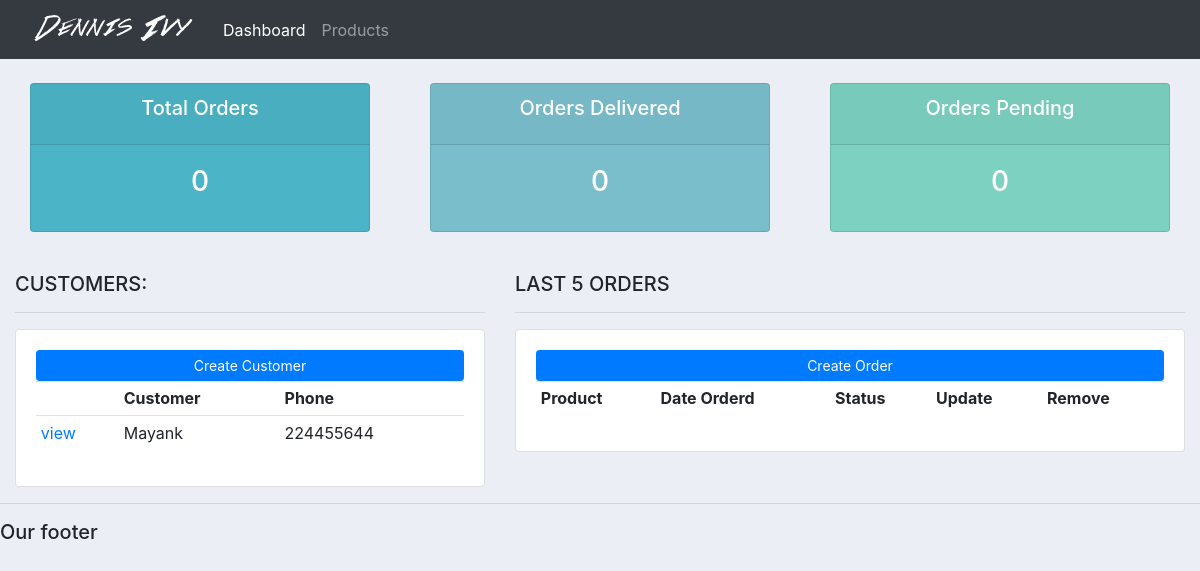
The app's page /, older data.
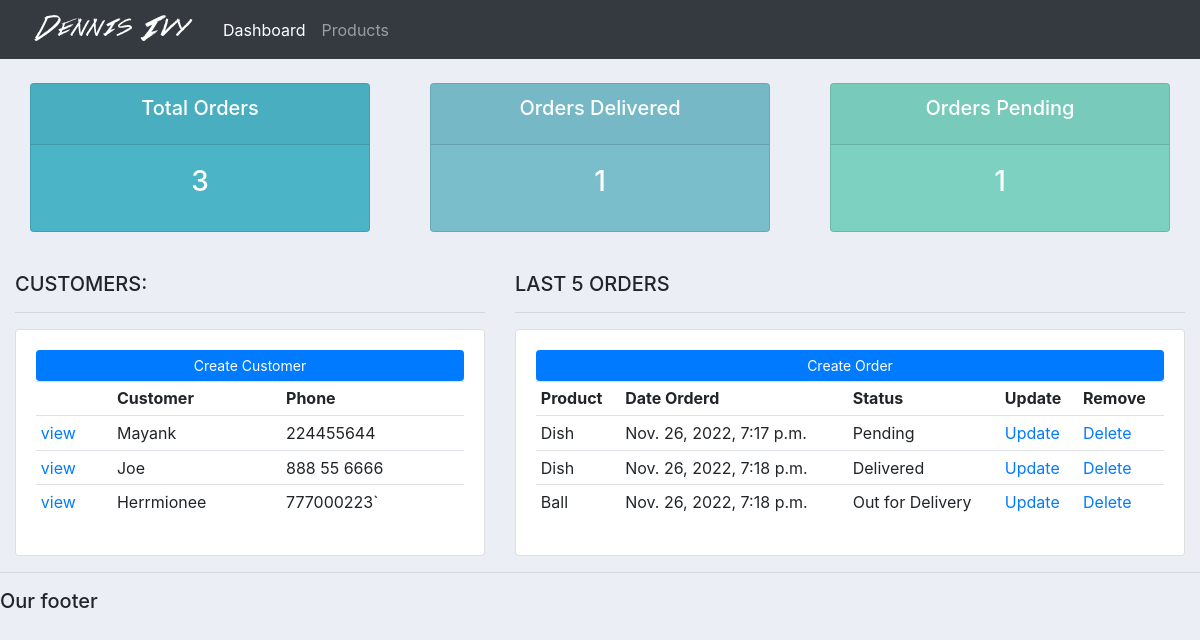
The same page, newer data.
### accounts/models.py (models this page shows, shortened)
class Customer(models.Model):
    name = models.CharField(max_length=200, null=True)
    phone = models.CharField(max_length=200, null=True)
    email = models.CharField(max_length=200, null=True)
    date_created= models.DateTimeField(auto_now_add=True, null=True)

class Order(models.Model):
    STATUS=(
        ('Pending', 'Pending'),
        ('Out for Delivery','Out for Delivery'),
        ('Delivered', 'Delivered'),
    )
    customer= models.ForeignKey(Customer,null = True, on_delete=models.SET_NULL)
    product=models.ForeignKey(Product,null = True, on_delete=models.SET_NULL)
    date_created = models.DateTimeField(auto_now_add=True, null=True)
    status = models.CharField(max_length=200, null=True, choices=STATUS)

class Product(models.Model):
    CATEGORY=(
        ('Indoor','Indoor'),
        ('Out Door', 'Out Door')
    )
    name = models.CharField(max_length=200, null=True)
    price = models.FloatField(null=True)
    category = models.CharField(max_length=200, null=True, choices=CATEGORY)
    description = models.CharField(max_length=200, null=True, blank=True)
    date_created = models.DateTimeField(auto_now_add=True, null=True)
    tags= models.ManyToManyField(tags)
    def __str__(self) -> str:
        return self.name

### accounts/views.py (the view)
# urls.py: path('', views.home, name="home"),
def home(request):
	orders= Order.objects.all()
	customers = Customer.objects.all()
	total_customer= customers.count()
	total_orders= orders.count()
	delivered = orders.filter(status='Delivered').count()
	pending = orders.filter(status='Pending').count()
	return render(request, 'accounts/dashboard.html',{
		"orders" : orders,
		"customers" : customers,
		"total_orders":total_orders,
		"delivered": delivered,
		"pending": pending,
	})

### accounts/templates/accounts/dashboard.html
{%  extends 'accounts/main.html' %}
{% block content %}
    {%  include 'main_template/status.html' %}
    <br>
    <div class="row">
        <div class="col-md-5">
            <h5>CUSTOMERS:</h5>
            <hr>
            <div class="card card-body">
                <a class="btn btn-primary  btn-sm btn-block" href="">Create Customer</a>
                <table class="table table-sm">
                    <tr>
                        <th></th>
                        <th>Customer</th>
                        <th>Phone</th>
                    </tr>
                    {% for customer in customers %}
                        <tr>
                            <td><a href="{% url 'customer' customer.id %}">view</a></td>
                            <td>{{ customer.name }}</td>
                            <td>{{ customer.phone }}</td>
                        </tr>
                    {% endfor %}
                </table>
            </div>
        </div>
        <div class="col-md-7">
            <h5>LAST 5 ORDERS</h5>
            <hr>
            <div class="card card-body">
                <a class="btn btn-primary  btn-sm btn-block" href="">Create Order</a>
                <table class="table table-sm">
                    <tr>
                        <th>Product</th>
                        <th>Date Orderd</th>
                        <th>Status</th>
                        <th>Update</th>
                        <th>Remove</th>
                    </tr>
                    {% for order in orders %}
                        <tr>
                            <td>{{ order.product }}</td>
                            <td>{{ order.date_created }}</td>
                            <td>{{ order.status}}</td>
                            <td><a href="#">Update</a></td>
                            <td><a href="#">Delete</a></td>
                        </tr>
                    {% endfor %}
                </table>
            </div>
        </div>
    </div>
{% endblock %}

### accounts/templates/accounts/main.html (shortened to what this page needs)
{% load static %}
<!DOCTYPE html>
<html>
<head>
	<link rel="stylesheet" href="https://stackpath.bootstrapcdn.com/bootstrap/4.3.1/css/bootstrap.min.css">
    <link rel="stylesheet" type="text/css" href="{% static '/css/main.css'%}">
</head>
<body>
	{%  include 'main_template/navbar.html' %}
	<div class="container-fluid">
	{% block content %}
	{% endblock %}
    </div>
	<hr>
	<h5>Our footer</h5>
</body>
</html>

### accounts/templates/main_template/navbar.html (shortened to what this page needs)
{% load static %}
<nav class="navbar navbar-expand-lg navbar-dark bg-dark">
    <img src="{% static 'images/logo.png' %}">
    <div class="collapse navbar-collapse" id="navbarNav">
      <ul class="navbar-nav">
        <li class="nav-item active">
          <a class="nav-link" href="{% url 'home' %}">Dashboard</a>
        </li>
        <li class="nav-item">
          <a class="nav-link" href="{% url 'products' %}">Products</a>
        </li>
      </ul>
    </div>
  </nav>

### accounts/templates/main_template/status.html
<br>
<div class="row">
	<div class="col">
		<div class="col-md">
			<div class="card text-center text-white  mb-3" id="total-orders">
			  	<div class="card-header">
			  		<h5 class="card-title">Total Orders</h5>
			  	</div>
			  	<div class="card-body">
			    	<h3 class="card-title">{{total_orders}}</h3>
			  	</div>
			</div>
		</div>
	</div>
	<div class="col">
		<div class="col-md">
			<div class="card text-center text-white  mb-3" id="orders-delivered">
			  	<div class="card-header">
			  		<h5 class="card-title">Orders Delivered</h5>
			  	</div>
			  	<div class="card-body">
			    	<h3 class="card-title">{{ delivered }}</h3>
			  	</div>
			</div>
		</div>
	</div>
	<div class="col">
		<div class="col-md">
			<div class="card text-center text-white  mb-3" id="orders-pending">
			  	<div class="card-header">
			  		<h5 class="card-title">Orders Pending</h5>
			  	</div>
			  	<div class="card-body">
			    	<h3 class="card-title">{{pending}}</h3>
			  	</div>
			</div>
		</div>
	</div>
</div>

### static/css/main.css (style rules this page uses)
body { background-color: #ebeff5; }
#total-orders { background-color: #4cb4c7; }
#orders-delivered { background-color: #7abecc; }
#orders-pending { background-color: #7CD1C0; }

Row changes from the older to the newer data that the page shows:
added Customer: name "Joe", phone "888 55 6666"
added Customer: name "Herrmionee", phone "777000223`"
added Order: product "Dish", date_created "Nov. 26, 2022, 7:17 p.m.", status "Pending"
added Order: product "Dish", date_created "Nov. 26, 2022, 7:18 p.m.", status "Delivered"
added Order: product "Ball", date_created "Nov. 26, 2022, 7:18 p.m.", status "Out for Delivery"
Text that changed along with them:
{{ total_orders }}: "0" → "3"
{{ delivered }}: "0" → "1"
{{ pending }}: "0" → "1"
